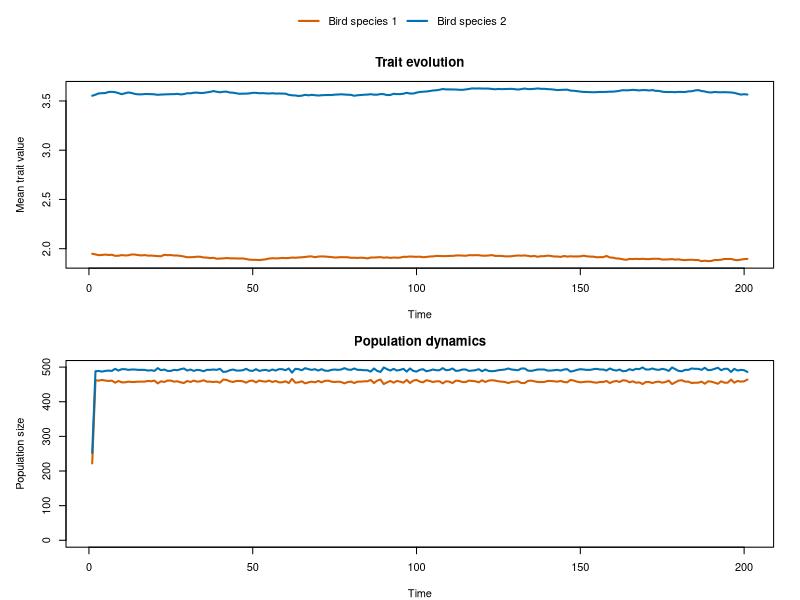

The R script that drew this image:
## ---- chunk 1
knitr::opts_chunk$set(echo = TRUE)
## ---- chunk 2
 bird.evol.sim = function(reps,tmax,N0,carry_cap,mean1,sd1,mean2,sd2,env_opt,
                          mutation1,mutation2,comp_rate,inv_sel_str) {
        for (r in 1:reps) {
            # Populations/species both begin at N0 individuals
            N = N0
            # Both populations/species have carrying capacities
            K = carry_cap
            # Draw random trait values for individuals from normal distributions
            # With means of mean0 & mean1 and standard deviations given by parameters sd0 & sd1
            pop1 = rnorm(N, mean1, sd1)
            pop2 = rnorm(N, mean2, sd2)
            # Initialize vectors to save population and trait values
            # Plus trait optimum (as set by environment) and strength of selection
            # Note: because we are using the width of the selection surface as our measure of
            # strength of selection, the relationship is inverse (higher value = weaker sel.)
            popsize1 = numeric(tmax)
            popsize2 = numeric(tmax)
            meantrait1 = numeric(tmax)
            meantrait2 = numeric(tmax)
            tic = 0
            t = 0
            env_optimum = env_opt
            inverse_selection_strength = inv_sel_str
          
        
            while ((t <= tmax) && (tic == 0)) {
                # Advance time by 1
                t = t + 1
                # If either species/population goes extinct, stop 
                # Populations effectively go extinct at N = 1 due to parent necessity
                if (length(pop1) <= 1 || length(pop2) <= 1) {
                    tic = 1
                }
                # Reproduction via Poisson distribution
                # At the beginning of the sim and after each competitive cycle, surviving birds have offspring
                # Single draw = single chance at offspring, lambda of 1.5 to keep offspring roughly 
                # between 0 and 3
                offspring1 = rpois(n = length(pop1), lambda = 1.5)
                offspring2 = rpois(n = length(pop2), lambda = 1.5)
                
                # Assume that offspring has midpoint trait value between parents (randomly
                # drawn from 2 surviving inds.) +/- some mutation
                if (sum(offspring1) >= 1 && length(pop1) >= 2) {
                    for (i in 1:length(offspring1)) {
                        parents1 = sample(x = pop1, size = 2, replace = FALSE)
                        z_mid1 = mean(parents1)
                        epsilon1 = rnorm(offspring1[i], mean = 0, mutation1)
                        newpop1 = (z_mid1 + epsilon1)
                        pop1 = c(pop1,newpop1)
                    }
                }
                
                if (sum(offspring2) >= 1 && length(pop2) >= 2) {
                    for (i in 1:length(offspring2)) {
                        parents2 = sample(x = pop2, size = 2, replace = FALSE)
                        z_mid2 = mean(parents2)
                        epsilon2 = rnorm(offspring2[i], mean = 0, mutation2)
                        newpop2 = (z_mid2 + epsilon2)
                        pop2 = c(pop2,newpop2)
                    }
                }
                # Cap populations
                if (length(pop1) > K) pop1 = sample(pop1, K)
                if (length(pop2) > K) pop2 = sample(pop2, K)
                
                # Competition: drawing random ind. (and corresponding trait value) 
                # from a subset of each species/pop
                competition_rate = comp_rate
                n_competitions = round(min(length(pop1), length(pop2)) * competition_rate)
                for (c in 1:n_competitions) {
                  if (length(pop1) <= 1 || length(pop2) <= 1) break
                comp1 = sample(pop1, size = 1)
                comp2 = sample(pop2, size = 1)
                # Calculating win probabilities
                p_win1 = pnorm((comp1 - env_optimum) / inverse_selection_strength)
                p_win2 = pnorm((comp2 - env_optimum) / inverse_selection_strength)
                # Make 'em fight!
                if (runif(1) < p_win1 / (p_win1 + p_win2)) {
                    pop2 = pop2[-match(comp2, pop2)]
                    } else {
                    pop1 = pop1[-match(comp1, pop1)]
                    }
                }
                # Save population sizes to vectors
                popsize1[t] = length(pop1)
                popsize2[t] = length(pop2)
                # Save population mean trait values to vectors
                meantrait1[t] = mean(pop1)
                meantrait2[t] = mean(pop2)
                
              
            }
            # Plot the results, color-blind friendly Okabe color palette
            layout(matrix(c(1, 2, 3), nrow = 3), heights = c(0.15, 1, 1))
            par(mar = c(0, 0, 0, 0))
            plot.new()
            legend('center',
                   legend = c('Bird species 1', 'Bird species 2'),
                   col = c('#D55E00', '#0072B2'),
                   lwd = 2, bty = 'n', horiz = TRUE)

            par(mar = c(4, 5, 3, 2))
            if (r == 1) {
                plot(meantrait1, type = 'l', lwd = 2,
                     ylim = c(min(c(meantrait1, meantrait2), na.rm = TRUE),
                              max(c(meantrait1, meantrait2), na.rm = TRUE)),
                     col = '#D55E00', xlab = 'Time', ylab = 'Mean trait value',
                     main = 'Trait evolution')
                lines(meantrait2, lwd = 2, col = '#0072B2')
            } else {
                lines(meantrait1, lwd = 2, col = '#D55E00')
                lines(meantrait2, lwd = 2, col = '#0072B2')
            }
            
            par(mar = c(4, 5, 3, 2))
            if (r == 1) {
                plot(popsize1, type = 'l', lwd = 2,
                     ylim = c(0, max(c(popsize1, popsize2), na.rm = TRUE)),
                     col = '#D55E00', xlab = 'Time', ylab = 'Population size',
                     main = 'Population dynamics')
                lines(popsize2, lwd = 2, col = '#0072B2')
            } else {
                lines(popsize1, lwd = 2, col = '#D55E00')
                lines(popsize2, lwd = 2, col = '#0072B2')
            }
        }
    }

    # PARAMETERS
    # reps = number of repetitions (keep this at 1)
    # tmax = number of timesteps
    # N0 = initial population size (same for both species)
    # carry_cap = carrying capacity (same for both species)
    # mean1 = initial species 1 trait mean
    # sd1 = initial species 1 trait stdev
    # mean2 = initial species 2 trait mean
    # sd2 = initial species 2 trait stdev
    # env_opt = trait optimum as selected for by environment
    # inv_sel_str = width of selection surface (inverse to selection strength)
    # comp_rate = proportion of each population that competes in each timestep
    # mutation1 = species 1 standard trait deviation of offspring
    # mutation2 = species 2 standard trait deviation of offspring

    # RUN EVOLUTION SIMULATION
    bird.evol.sim(reps=1, tmax=200, N0=100, carry_cap=500,
                  mean1=2, sd1=0.5, 
                  mean2=3.5, sd2=0.5, 
                  env_opt=3, mutation1=0.05, mutation2=0.05, 
                  inv_sel_str=1, comp_rate=0.1)
